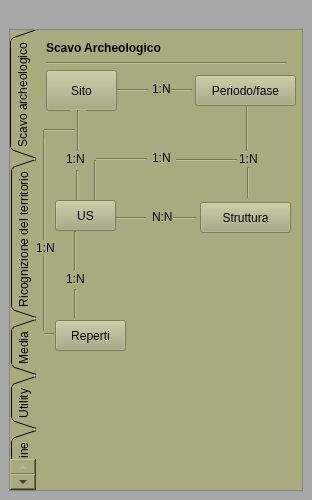
<?xml version="1.0" encoding="UTF-8"?>
<ui version="4.0">
 <class>PyarchinitPlugin</class>
 <widget class="QDockWidget" name="PyarchinitPlugin">
  <property name="geometry">
   <rect>
    <x>0</x>
    <y>0</y>
    <width>312</width>
    <height>500</height>
   </rect>
  </property>
  <property name="windowIcon">
   <iconset resource="resources.qrc">
    <normaloff>:/images/pai_us.png</normaloff>:/images/pai_us.png</iconset>
  </property>
  <property name="styleSheet">
   <string notr="true">background-color: qlineargradient(spread:reflect, x1:0, y1:0, x2:1, y2:0, stop:0 rgba(99, 138, 146, 255), stop:1 rgba(255, 255, 255, 255));
background-color: rgb(112, 112, 84);
background-color: rgb(168, 168, 168);</string>
  </property>
  <property name="locale">
   <locale language="English" country="UnitedStates"/>
  </property>
  <property name="windowTitle">
   <string>pyArchInit - Archaeological Data Management</string>
  </property>
  <widget class="QWidget" name="dockWidgetContents">
   <layout class="QGridLayout" name="gridLayout">
    <item row="1" column="0">
     <widget class="QScrollArea" name="scrollArea">
      <property name="verticalScrollBarPolicy">
       <enum>Qt::ScrollBarAlwaysOff</enum>
      </property>
      <property name="horizontalScrollBarPolicy">
       <enum>Qt::ScrollBarAlwaysOff</enum>
      </property>
      <property name="sizeAdjustPolicy">
       <enum>QAbstractScrollArea::AdjustToContents</enum>
      </property>
      <property name="widgetResizable">
       <bool>true</bool>
      </property>
      <widget class="QWidget" name="scrollAreaWidgetContents">
       <property name="geometry">
        <rect>
         <x>0</x>
         <y>0</y>
         <width>286</width>
         <height>571</height>
        </rect>
       </property>
       <layout class="QGridLayout" name="gridLayout_2">
        <property name="leftMargin">
         <number>0</number>
        </property>
        <property name="topMargin">
         <number>0</number>
        </property>
        <property name="rightMargin">
         <number>0</number>
        </property>
        <property name="bottomMargin">
         <number>0</number>
        </property>
        <item row="0" column="0">
         <widget class="QTabWidget" name="tabWidget">
          <property name="font">
           <font>
            <weight>50</weight>
            <bold>false</bold>
           </font>
          </property>
          <property name="mouseTracking">
           <bool>false</bool>
          </property>
          <property name="focusPolicy">
           <enum>Qt::TabFocus</enum>
          </property>
          <property name="autoFillBackground">
           <bool>false</bool>
          </property>
          <property name="styleSheet">
           <string notr="true">background-color: rgb(170, 170, 127);
border-color: rgb(116, 116, 87);
selection-color: rgb(140, 140, 105);</string>
          </property>
          <property name="tabPosition">
           <enum>QTabWidget::West</enum>
          </property>
          <property name="tabShape">
           <enum>QTabWidget::Triangular</enum>
          </property>
          <property name="currentIndex">
           <number>0</number>
          </property>
          <property name="elideMode">
           <enum>Qt::ElideNone</enum>
          </property>
          <property name="documentMode">
           <bool>true</bool>
          </property>
          <property name="tabsClosable">
           <bool>false</bool>
          </property>
          <property name="movable">
           <bool>false</bool>
          </property>
          <widget class="QWidget" name="services">
           <attribute name="title">
            <string>Scavo archeologico</string>
           </attribute>
           <widget class="QPushButton" name="btnStrutturatable">
            <property name="geometry">
             <rect>
              <x>164</x>
              <y>172</y>
              <width>91</width>
              <height>31</height>
             </rect>
            </property>
            <property name="text">
             <string>Struttura</string>
            </property>
            <property name="icon">
             <iconset resource="resources.qrc">
              <normaloff>:/images/iconStrutt.png</normaloff>:/images/iconStrutt.png</iconset>
            </property>
            <property name="iconSize">
             <size>
              <width>20</width>
              <height>80</height>
             </size>
            </property>
           </widget>
           <widget class="Line" name="line">
            <property name="geometry">
             <rect>
              <x>69</x>
              <y>180</y>
              <width>41</width>
              <height>16</height>
             </rect>
            </property>
            <property name="orientation">
             <enum>Qt::Horizontal</enum>
            </property>
           </widget>
           <widget class="QLabel" name="label">
            <property name="geometry">
             <rect>
              <x>116</x>
              <y>179</y>
              <width>21</width>
              <height>16</height>
             </rect>
            </property>
            <property name="text">
             <string>N:N</string>
            </property>
           </widget>
           <widget class="Line" name="line_2">
            <property name="geometry">
             <rect>
              <x>129</x>
              <y>178</y>
              <width>31</width>
              <height>20</height>
             </rect>
            </property>
            <property name="orientation">
             <enum>Qt::Horizontal</enum>
            </property>
           </widget>
           <widget class="QLabel" name="label_2">
            <property name="geometry">
             <rect>
              <x>116</x>
              <y>51</y>
              <width>21</width>
              <height>16</height>
             </rect>
            </property>
            <property name="text">
             <string>1:N</string>
            </property>
           </widget>
           <widget class="Line" name="line_3">
            <property name="geometry">
             <rect>
              <x>81</x>
              <y>52</y>
              <width>31</width>
              <height>16</height>
             </rect>
            </property>
            <property name="orientation">
             <enum>Qt::Horizontal</enum>
            </property>
           </widget>
           <widget class="Line" name="line_4">
            <property name="geometry">
             <rect>
              <x>135</x>
              <y>50</y>
              <width>21</width>
              <height>20</height>
             </rect>
            </property>
            <property name="orientation">
             <enum>Qt::Horizontal</enum>
            </property>
           </widget>
           <widget class="QLabel" name="label_3">
            <property name="geometry">
             <rect>
              <x>30</x>
              <y>121</y>
              <width>21</width>
              <height>16</height>
             </rect>
            </property>
            <property name="text">
             <string>1:N</string>
            </property>
           </widget>
           <widget class="Line" name="line_5">
            <property name="geometry">
             <rect>
              <x>34</x>
              <y>80</y>
              <width>16</width>
              <height>41</height>
             </rect>
            </property>
            <property name="orientation">
             <enum>Qt::Vertical</enum>
            </property>
           </widget>
           <widget class="Line" name="line_6">
            <property name="geometry">
             <rect>
              <x>33</x>
              <y>140</y>
              <width>16</width>
              <height>31</height>
             </rect>
            </property>
            <property name="orientation">
             <enum>Qt::Vertical</enum>
            </property>
           </widget>
           <widget class="QLabel" name="label_4">
            <property name="geometry">
             <rect>
              <x>203</x>
              <y>121</y>
              <width>21</width>
              <height>16</height>
             </rect>
            </property>
            <property name="text">
             <string>1:N</string>
            </property>
           </widget>
           <widget class="Line" name="line_7">
            <property name="geometry">
             <rect>
              <x>201</x>
              <y>70</y>
              <width>20</width>
              <height>51</height>
             </rect>
            </property>
            <property name="orientation">
             <enum>Qt::Vertical</enum>
            </property>
           </widget>
           <widget class="QLabel" name="label_5">
            <property name="geometry">
             <rect>
              <x>116</x>
              <y>120</y>
              <width>21</width>
              <height>16</height>
             </rect>
            </property>
            <property name="text">
             <string>1:N</string>
            </property>
           </widget>
           <widget class="Line" name="line_10">
            <property name="geometry">
             <rect>
              <x>49</x>
              <y>130</y>
              <width>20</width>
              <height>41</height>
             </rect>
            </property>
            <property name="orientation">
             <enum>Qt::Vertical</enum>
            </property>
           </widget>
           <widget class="Line" name="line_11">
            <property name="geometry">
             <rect>
              <x>60</x>
              <y>121</y>
              <width>51</width>
              <height>16</height>
             </rect>
            </property>
            <property name="orientation">
             <enum>Qt::Horizontal</enum>
            </property>
           </widget>
           <widget class="Line" name="line_12">
            <property name="geometry">
             <rect>
              <x>140</x>
              <y>120</y>
              <width>61</width>
              <height>20</height>
             </rect>
            </property>
            <property name="orientation">
             <enum>Qt::Horizontal</enum>
            </property>
           </widget>
           <widget class="QPushButton" name="btnUStable">
            <property name="geometry">
             <rect>
              <x>19</x>
              <y>170</y>
              <width>61</width>
              <height>31</height>
             </rect>
            </property>
            <property name="text">
             <string>US</string>
            </property>
            <property name="icon">
             <iconset resource="resources.qrc">
              <normaloff>:/images/iconPAI.png</normaloff>:/images/iconPAI.png</iconset>
            </property>
            <property name="iconSize">
             <size>
              <width>25</width>
              <height>25</height>
             </size>
            </property>
           </widget>
           <widget class="Line" name="line_13">
            <property name="geometry">
             <rect>
              <x>31</x>
              <y>201</y>
              <width>16</width>
              <height>41</height>
             </rect>
            </property>
            <property name="orientation">
             <enum>Qt::Vertical</enum>
            </property>
           </widget>
           <widget class="QLabel" name="label_8">
            <property name="geometry">
             <rect>
              <x>30</x>
              <y>241</y>
              <width>21</width>
              <height>16</height>
             </rect>
            </property>
            <property name="text">
             <string>1:N</string>
            </property>
           </widget>
           <widget class="QPushButton" name="btnReptable">
            <property name="geometry">
             <rect>
              <x>19</x>
              <y>290</y>
              <width>71</width>
              <height>31</height>
             </rect>
            </property>
            <property name="styleSheet">
             <string notr="true">background-color: rgb(170, 170, 127);</string>
            </property>
            <property name="text">
             <string>Reperti</string>
            </property>
            <property name="icon">
             <iconset resource="resources.qrc">
              <normaloff>:/images/finds.png</normaloff>:/images/finds.png</iconset>
            </property>
            <property name="iconSize">
             <size>
              <width>25</width>
              <height>25</height>
             </size>
            </property>
           </widget>
           <widget class="Line" name="line_14">
            <property name="geometry">
             <rect>
              <x>38</x>
              <y>259</y>
              <width>3</width>
              <height>29</height>
             </rect>
            </property>
            <property name="orientation">
             <enum>Qt::Vertical</enum>
            </property>
           </widget>
           <widget class="Line" name="line_15">
            <property name="geometry">
             <rect>
              <x>0</x>
              <y>100</y>
              <width>16</width>
              <height>201</height>
             </rect>
            </property>
            <property name="orientation">
             <enum>Qt::Vertical</enum>
            </property>
           </widget>
           <widget class="Line" name="line_16">
            <property name="geometry">
             <rect>
              <x>8</x>
              <y>92</y>
              <width>31</width>
              <height>16</height>
             </rect>
            </property>
            <property name="orientation">
             <enum>Qt::Horizontal</enum>
            </property>
           </widget>
           <widget class="QLabel" name="label_11">
            <property name="geometry">
             <rect>
              <x>10</x>
              <y>10</y>
              <width>241</width>
              <height>16</height>
             </rect>
            </property>
            <property name="font">
             <font>
              <weight>75</weight>
              <bold>true</bold>
             </font>
            </property>
            <property name="text">
             <string>Scavo Archeologico</string>
            </property>
           </widget>
           <widget class="Line" name="line_25">
            <property name="geometry">
             <rect>
              <x>10</x>
              <y>26</y>
              <width>241</width>
              <height>14</height>
             </rect>
            </property>
            <property name="orientation">
             <enum>Qt::Horizontal</enum>
            </property>
           </widget>
           <widget class="QPushButton" name="btnSitotable">
            <property name="geometry">
             <rect>
              <x>10</x>
              <y>40</y>
              <width>71</width>
              <height>41</height>
             </rect>
            </property>
            <property name="sizePolicy">
             <sizepolicy hsizetype="Minimum" vsizetype="Preferred">
              <horstretch>0</horstretch>
              <verstretch>0</verstretch>
             </sizepolicy>
            </property>
            <property name="minimumSize">
             <size>
              <width>0</width>
              <height>0</height>
             </size>
            </property>
            <property name="maximumSize">
             <size>
              <width>16777215</width>
              <height>80</height>
             </size>
            </property>
            <property name="baseSize">
             <size>
              <width>0</width>
              <height>0</height>
             </size>
            </property>
            <property name="text">
             <string>Sito</string>
            </property>
            <property name="icon">
             <iconset resource="resources.qrc">
              <normaloff>:/images/iconSite.png</normaloff>:/images/iconSite.png</iconset>
            </property>
            <property name="iconSize">
             <size>
              <width>20</width>
              <height>100</height>
             </size>
            </property>
           </widget>
           <widget class="QPushButton" name="btnPeriodotable">
            <property name="geometry">
             <rect>
              <x>159</x>
              <y>45</y>
              <width>101</width>
              <height>31</height>
             </rect>
            </property>
            <property name="styleSheet">
             <string notr="true"/>
            </property>
            <property name="text">
             <string>Periodo/fase</string>
            </property>
            <property name="icon">
             <iconset resource="resources.qrc">
              <normaloff>:/images/iconPER.png</normaloff>:/images/iconPER.png</iconset>
            </property>
            <property name="iconSize">
             <size>
              <width>20</width>
              <height>20</height>
             </size>
            </property>
           </widget>
           <widget class="Line" name="line_28">
            <property name="geometry">
             <rect>
              <x>204</x>
              <y>137</y>
              <width>16</width>
              <height>31</height>
             </rect>
            </property>
            <property name="orientation">
             <enum>Qt::Vertical</enum>
            </property>
           </widget>
           <widget class="Line" name="line_8">
            <property name="geometry">
             <rect>
              <x>8</x>
              <y>296</y>
              <width>10</width>
              <height>16</height>
             </rect>
            </property>
            <property name="orientation">
             <enum>Qt::Horizontal</enum>
            </property>
           </widget>
           <widget class="QLabel" name="label_14">
            <property name="geometry">
             <rect>
              <x>0</x>
              <y>210</y>
              <width>21</width>
              <height>16</height>
             </rect>
            </property>
            <property name="text">
             <string>1:N</string>
            </property>
           </widget>
           <zorder>line_8</zorder>
           <zorder>line_2</zorder>
           <zorder>btnSitotable</zorder>
           <zorder>line_11</zorder>
           <zorder>line_7</zorder>
           <zorder>line</zorder>
           <zorder>label</zorder>
           <zorder>label_2</zorder>
           <zorder>line_3</zorder>
           <zorder>line_4</zorder>
           <zorder>label_3</zorder>
           <zorder>line_5</zorder>
           <zorder>line_6</zorder>
           <zorder>label_4</zorder>
           <zorder>label_5</zorder>
           <zorder>line_10</zorder>
           <zorder>line_12</zorder>
           <zorder>line_13</zorder>
           <zorder>label_8</zorder>
           <zorder>line_14</zorder>
           <zorder>line_15</zorder>
           <zorder>line_16</zorder>
           <zorder>line_25</zorder>
           <zorder>btnPeriodotable</zorder>
           <zorder>line_28</zorder>
           <zorder>btnStrutturatable</zorder>
           <zorder>btnUStable</zorder>
           <zorder>btnReptable</zorder>
           <zorder>label_14</zorder>
           <zorder>label_11</zorder>
          </widget>
          <widget class="QWidget" name="tab">
           <attribute name="title">
            <string>Ricognizione del territorio</string>
           </attribute>
           <widget class="Line" name="line_18">
            <property name="geometry">
             <rect>
              <x>111</x>
              <y>90</y>
              <width>16</width>
              <height>41</height>
             </rect>
            </property>
            <property name="orientation">
             <enum>Qt::Vertical</enum>
            </property>
           </widget>
           <widget class="QLabel" name="label_9">
            <property name="geometry">
             <rect>
              <x>110</x>
              <y>131</y>
              <width>21</width>
              <height>16</height>
             </rect>
            </property>
            <property name="text">
             <string>1:N</string>
            </property>
           </widget>
           <widget class="Line" name="line_19">
            <property name="geometry">
             <rect>
              <x>107</x>
              <y>270</y>
              <width>16</width>
              <height>31</height>
             </rect>
            </property>
            <property name="orientation">
             <enum>Qt::Vertical</enum>
            </property>
           </widget>
           <widget class="Line" name="line_20">
            <property name="geometry">
             <rect>
              <x>108</x>
              <y>210</y>
              <width>16</width>
              <height>41</height>
             </rect>
            </property>
            <property name="orientation">
             <enum>Qt::Vertical</enum>
            </property>
           </widget>
           <widget class="QPushButton" name="btnReptable_2">
            <property name="geometry">
             <rect>
              <x>96</x>
              <y>300</y>
              <width>71</width>
              <height>31</height>
             </rect>
            </property>
            <property name="styleSheet">
             <string notr="true">background-color: rgb(170, 170, 127);</string>
            </property>
            <property name="text">
             <string>Reperti</string>
            </property>
            <property name="icon">
             <iconset resource="resources.qrc">
              <normaloff>:/images/finds.png</normaloff>:/images/finds.png</iconset>
            </property>
            <property name="iconSize">
             <size>
              <width>25</width>
              <height>25</height>
             </size>
            </property>
           </widget>
           <widget class="Line" name="line_21">
            <property name="geometry">
             <rect>
              <x>77</x>
              <y>110</y>
              <width>16</width>
              <height>201</height>
             </rect>
            </property>
            <property name="orientation">
             <enum>Qt::Vertical</enum>
            </property>
           </widget>
           <widget class="QPushButton" name="btnUTtable">
            <property name="geometry">
             <rect>
              <x>90</x>
              <y>180</y>
              <width>61</width>
              <height>31</height>
             </rect>
            </property>
            <property name="text">
             <string>UT</string>
            </property>
            <property name="icon">
             <iconset resource="resources.qrc">
              <normaloff>:/images/iconUT.png</normaloff>:/images/iconUT.png</iconset>
            </property>
            <property name="iconSize">
             <size>
              <width>25</width>
              <height>25</height>
             </size>
            </property>
           </widget>
           <widget class="QLabel" name="label_10">
            <property name="geometry">
             <rect>
              <x>107</x>
              <y>251</y>
              <width>21</width>
              <height>16</height>
             </rect>
            </property>
            <property name="text">
             <string>1:N</string>
            </property>
           </widget>
           <widget class="QPushButton" name="btnSitotable_2">
            <property name="geometry">
             <rect>
              <x>87</x>
              <y>50</y>
              <width>71</width>
              <height>41</height>
             </rect>
            </property>
            <property name="sizePolicy">
             <sizepolicy hsizetype="Minimum" vsizetype="Preferred">
              <horstretch>0</horstretch>
              <verstretch>0</verstretch>
             </sizepolicy>
            </property>
            <property name="minimumSize">
             <size>
              <width>0</width>
              <height>0</height>
             </size>
            </property>
            <property name="maximumSize">
             <size>
              <width>16777215</width>
              <height>80</height>
             </size>
            </property>
            <property name="baseSize">
             <size>
              <width>0</width>
              <height>0</height>
             </size>
            </property>
            <property name="text">
             <string>Sito</string>
            </property>
            <property name="icon">
             <iconset resource="resources.qrc">
              <normaloff>:/images/iconSite.png</normaloff>:/images/iconSite.png</iconset>
            </property>
            <property name="iconSize">
             <size>
              <width>20</width>
              <height>100</height>
             </size>
            </property>
           </widget>
           <widget class="Line" name="line_22">
            <property name="geometry">
             <rect>
              <x>85</x>
              <y>102</y>
              <width>31</width>
              <height>16</height>
             </rect>
            </property>
            <property name="orientation">
             <enum>Qt::Horizontal</enum>
            </property>
           </widget>
           <widget class="Line" name="line_23">
            <property name="geometry">
             <rect>
              <x>110</x>
              <y>150</y>
              <width>16</width>
              <height>31</height>
             </rect>
            </property>
            <property name="orientation">
             <enum>Qt::Vertical</enum>
            </property>
           </widget>
           <widget class="Line" name="line_24">
            <property name="geometry">
             <rect>
              <x>85</x>
              <y>304</y>
              <width>11</width>
              <height>16</height>
             </rect>
            </property>
            <property name="orientation">
             <enum>Qt::Horizontal</enum>
            </property>
           </widget>
           <widget class="QLabel" name="label_12">
            <property name="geometry">
             <rect>
              <x>9</x>
              <y>10</y>
              <width>241</width>
              <height>16</height>
             </rect>
            </property>
            <property name="font">
             <font>
              <weight>75</weight>
              <bold>true</bold>
             </font>
            </property>
            <property name="text">
             <string>Ricognizione del territorio</string>
            </property>
           </widget>
           <widget class="Line" name="line_26">
            <property name="geometry">
             <rect>
              <x>9</x>
              <y>26</y>
              <width>241</width>
              <height>16</height>
             </rect>
            </property>
            <property name="orientation">
             <enum>Qt::Horizontal</enum>
            </property>
           </widget>
           <zorder>line_26</zorder>
           <zorder>line_18</zorder>
           <zorder>line_24</zorder>
           <zorder>label_9</zorder>
           <zorder>line_19</zorder>
           <zorder>line_20</zorder>
           <zorder>btnReptable_2</zorder>
           <zorder>line_21</zorder>
           <zorder>btnUTtable</zorder>
           <zorder>label_10</zorder>
           <zorder>btnSitotable_2</zorder>
           <zorder>line_22</zorder>
           <zorder>line_23</zorder>
           <zorder>label_12</zorder>
          </widget>
          <widget class="QWidget" name="tab_2">
           <attribute name="title">
            <string>Media</string>
           </attribute>
           <widget class="Line" name="line_9">
            <property name="geometry">
             <rect>
              <x>200</x>
              <y>82</y>
              <width>16</width>
              <height>41</height>
             </rect>
            </property>
            <property name="orientation">
             <enum>Qt::Vertical</enum>
            </property>
           </widget>
           <widget class="QPushButton" name="btnUStable_2">
            <property name="geometry">
             <rect>
              <x>180</x>
              <y>50</y>
              <width>61</width>
              <height>31</height>
             </rect>
            </property>
            <property name="text">
             <string>US</string>
            </property>
            <property name="icon">
             <iconset resource="resources.qrc">
              <normaloff>:/images/iconPAI.png</normaloff>:/images/iconPAI.png</iconset>
            </property>
            <property name="iconSize">
             <size>
              <width>25</width>
              <height>25</height>
             </size>
            </property>
           </widget>
           <widget class="Line" name="line_30">
            <property name="geometry">
             <rect>
              <x>125</x>
              <y>136</y>
              <width>16</width>
              <height>41</height>
             </rect>
            </property>
            <property name="orientation">
             <enum>Qt::Vertical</enum>
            </property>
           </widget>
           <widget class="QLabel" name="label_17">
            <property name="geometry">
             <rect>
              <x>124</x>
              <y>119</y>
              <width>21</width>
              <height>16</height>
             </rect>
            </property>
            <property name="text">
             <string>N:N</string>
            </property>
           </widget>
           <widget class="QPushButton" name="btnReptable_3">
            <property name="geometry">
             <rect>
              <x>20</x>
              <y>50</y>
              <width>71</width>
              <height>31</height>
             </rect>
            </property>
            <property name="styleSheet">
             <string notr="true">background-color: rgb(170, 170, 127);</string>
            </property>
            <property name="text">
             <string>Reperti</string>
            </property>
            <property name="icon">
             <iconset resource="resources.qrc">
              <normaloff>:/images/finds.png</normaloff>:/images/finds.png</iconset>
            </property>
            <property name="iconSize">
             <size>
              <width>25</width>
              <height>25</height>
             </size>
            </property>
           </widget>
           <widget class="Line" name="line_31">
            <property name="geometry">
             <rect>
              <x>147</x>
              <y>116</y>
              <width>61</width>
              <height>20</height>
             </rect>
            </property>
            <property name="orientation">
             <enum>Qt::Horizontal</enum>
            </property>
           </widget>
           <widget class="Line" name="line_32">
            <property name="geometry">
             <rect>
              <x>50</x>
              <y>82</y>
              <width>16</width>
              <height>41</height>
             </rect>
            </property>
            <property name="orientation">
             <enum>Qt::Vertical</enum>
            </property>
           </widget>
           <widget class="Line" name="line_33">
            <property name="geometry">
             <rect>
              <x>58</x>
              <y>118</y>
              <width>61</width>
              <height>16</height>
             </rect>
            </property>
            <property name="orientation">
             <enum>Qt::Horizontal</enum>
            </property>
           </widget>
           <widget class="QPushButton" name="btnMedtable">
            <property name="geometry">
             <rect>
              <x>93</x>
              <y>180</y>
              <width>81</width>
              <height>31</height>
             </rect>
            </property>
            <property name="styleSheet">
             <string notr="true">background-color: rgb(170, 170, 127);</string>
            </property>
            <property name="text">
             <string>Media</string>
            </property>
            <property name="icon">
             <iconset resource="resources.qrc">
              <normaloff>:/images/photo.png</normaloff>:/images/photo.png</iconset>
            </property>
            <property name="iconSize">
             <size>
              <width>25</width>
              <height>25</height>
             </size>
            </property>
           </widget>
           <widget class="QPushButton" name="btnExptable">
            <property name="geometry">
             <rect>
              <x>68</x>
              <y>259</y>
              <width>131</width>
              <height>31</height>
             </rect>
            </property>
            <property name="styleSheet">
             <string notr="true">background-color: rgb(170, 170, 127);</string>
            </property>
            <property name="text">
             <string>Esportazione Media</string>
            </property>
            <property name="icon">
             <iconset resource="resources.qrc">
              <normaloff>:/images/directoryExp.png</normaloff>:/images/directoryExp.png</iconset>
            </property>
            <property name="iconSize">
             <size>
              <width>25</width>
              <height>25</height>
             </size>
            </property>
           </widget>
           <widget class="Line" name="line_34">
            <property name="geometry">
             <rect>
              <x>125</x>
              <y>214</y>
              <width>16</width>
              <height>41</height>
             </rect>
            </property>
            <property name="orientation">
             <enum>Qt::Vertical</enum>
            </property>
           </widget>
           <zorder>btnUStable_2</zorder>
           <zorder>line_30</zorder>
           <zorder>label_17</zorder>
           <zorder>btnReptable_3</zorder>
           <zorder>line_31</zorder>
           <zorder>line_9</zorder>
           <zorder>line_32</zorder>
           <zorder>line_33</zorder>
           <zorder>btnMedtable</zorder>
           <zorder>btnExptable</zorder>
           <zorder>line_34</zorder>
          </widget>
          <widget class="QWidget" name="tab_3">
           <attribute name="title">
            <string>Utility</string>
           </attribute>
           <widget class="QPushButton" name="btnPDFmen">
            <property name="geometry">
             <rect>
              <x>90</x>
              <y>10</y>
              <width>81</width>
              <height>31</height>
             </rect>
            </property>
            <property name="styleSheet">
             <string notr="true">background-color: rgb(170, 170, 127);</string>
            </property>
            <property name="text">
             <string>PDF EXP</string>
            </property>
            <property name="icon">
             <iconset resource="resources.qrc">
              <normaloff>:/images/pdf-icon.png</normaloff>:/images/pdf-icon.png</iconset>
            </property>
            <property name="iconSize">
             <size>
              <width>25</width>
              <height>25</height>
             </size>
            </property>
           </widget>
          </widget>
          <widget class="QWidget" name="account">
           <attribute name="title">
            <string>Supporto online</string>
           </attribute>
           <widget class="QLabel" name="label_7">
            <property name="geometry">
             <rect>
              <x>20</x>
              <y>70</y>
              <width>221</width>
              <height>311</height>
             </rect>
            </property>
            <property name="text">
             <string>&lt;!DOCTYPE HTML PUBLIC &quot;-//W3C//DTD HTML 4.0//EN&quot; &quot;http://www.w3.org/TR/REC-html40/strict.dtd&quot;&gt;
&lt;html&gt;&lt;head&gt;&lt;meta name=&quot;qrichtext&quot; content=&quot;1&quot; /&gt;&lt;style type=&quot;text/css&quot;&gt;
p, li { white-space: pre-wrap; }
&lt;/style&gt;&lt;/head&gt;&lt;body style=&quot; font-family:'MS Shell Dlg 2'; font-size:8.25pt; font-weight:400; font-style:normal;&quot;&gt;
&lt;p style=&quot; margin-top:0px; margin-bottom:0px; margin-left:0px; margin-right:0px; -qt-block-indent:0; text-indent:0px;&quot;&gt;&lt;span style=&quot; font-family:'Sans Serif'; font-size:11pt; font-weight:600; color:#aa0000;&quot;&gt;pyArchInit Support&lt;/span&gt;&lt;/p&gt;
&lt;p style=&quot;-qt-paragraph-type:empty; margin-top:0px; margin-bottom:0px; margin-left:0px; margin-right:0px; -qt-block-indent:0; text-indent:0px; font-family:'Sans Serif'; font-size:9pt;&quot;&gt;&lt;/p&gt;
&lt;p style=&quot; margin-top:0px; margin-bottom:0px; margin-left:0px; margin-right:0px; -qt-block-indent:0; text-indent:0px;&quot;&gt;&lt;span style=&quot; font-family:'Sans Serif'; font-size:9pt;&quot;&gt;&lt;br /&gt;&lt;/span&gt;&lt;/p&gt;
&lt;p style=&quot; margin-top:0px; margin-bottom:0px; margin-left:0px; margin-right:0px; -qt-block-indent:0; text-indent:0px;&quot;&gt;&lt;span style=&quot; font-family:'Sans Serif'; font-size:9pt;&quot;&gt;Sito ufficiale&lt;/span&gt;&lt;/p&gt;
&lt;p style=&quot; margin-top:0px; margin-bottom:0px; margin-left:0px; margin-right:0px; -qt-block-indent:0; text-indent:0px;&quot;&gt;&lt;a href=&quot;https://sites.google.com/site/pyarchinit/&quot;&gt;&lt;span style=&quot; font-size:8pt; text-decoration: underline; color:#0000ff;&quot;&gt;https://sites.google.com/site/pyarchinit/&lt;/span&gt;&lt;/a&gt;&lt;/p&gt;
&lt;p style=&quot;-qt-paragraph-type:empty; margin-top:0px; margin-bottom:0px; margin-left:0px; margin-right:0px; -qt-block-indent:0; text-indent:0px; font-size:8pt; text-decoration: underline; color:#0000ff;&quot;&gt;&lt;/p&gt;
&lt;p style=&quot; margin-top:0px; margin-bottom:0px; margin-left:0px; margin-right:0px; -qt-block-indent:0; text-indent:0px;&quot;&gt;&lt;span style=&quot; font-size:8pt; text-decoration: underline; color:#0000ff;&quot;&gt;&lt;br /&gt;&lt;/span&gt;&lt;/p&gt;
&lt;p style=&quot; margin-top:0px; margin-bottom:0px; margin-left:0px; margin-right:0px; -qt-block-indent:0; text-indent:0px;&quot;&gt;&lt;span style=&quot; font-family:'Sans Serif'; font-size:9pt;&quot;&gt;Blog&lt;/span&gt;&lt;/p&gt;
&lt;p style=&quot; margin-top:0px; margin-bottom:0px; margin-left:0px; margin-right:0px; -qt-block-indent:0; text-indent:0px;&quot;&gt;&lt;a href=&quot;http://pyarchinit.blogspot.it/&quot;&gt;&lt;span style=&quot; font-size:8pt; text-decoration: underline; color:#0000ff;&quot;&gt;http://pyarchinit.blogspot.it/&lt;/span&gt;&lt;/a&gt;&lt;/p&gt;
&lt;p style=&quot;-qt-paragraph-type:empty; margin-top:0px; margin-bottom:0px; margin-left:0px; margin-right:0px; -qt-block-indent:0; text-indent:0px; font-size:8pt; text-decoration: underline; color:#0000ff;&quot;&gt;&lt;/p&gt;
&lt;p style=&quot; margin-top:0px; margin-bottom:0px; margin-left:0px; margin-right:0px; -qt-block-indent:0; text-indent:0px;&quot;&gt;&lt;span style=&quot; font-size:8pt; text-decoration: underline; color:#0000ff;&quot;&gt;&lt;br /&gt;&lt;/span&gt;&lt;/p&gt;
&lt;p style=&quot; margin-top:0px; margin-bottom:0px; margin-left:0px; margin-right:0px; -qt-block-indent:0; text-indent:0px;&quot;&gt;&lt;span style=&quot; font-family:'Sans Serif'; font-size:9pt;&quot;&gt;Github repository&lt;/span&gt;&lt;/p&gt;
&lt;p style=&quot; margin-top:0px; margin-bottom:0px; margin-left:0px; margin-right:0px; -qt-block-indent:0; text-indent:0px;&quot;&gt;&lt;a href=&quot;https://github.com/pyarchinit/&quot;&gt;&lt;span style=&quot; font-size:8pt; text-decoration: underline; color:#0000ff;&quot;&gt;https://github.com/pyarchinit/&lt;/span&gt;&lt;/a&gt;&lt;/p&gt;
&lt;p style=&quot;-qt-paragraph-type:empty; margin-top:0px; margin-bottom:0px; margin-left:0px; margin-right:0px; -qt-block-indent:0; text-indent:0px; font-size:8pt; text-decoration: underline; color:#0000ff;&quot;&gt;&lt;/p&gt;
&lt;p style=&quot;-qt-paragraph-type:empty; margin-top:0px; margin-bottom:0px; margin-left:0px; margin-right:0px; -qt-block-indent:0; text-indent:0px; font-size:8pt; text-decoration: underline; color:#0000ff;&quot;&gt;&lt;/p&gt;
&lt;p style=&quot; margin-top:0px; margin-bottom:0px; margin-left:0px; margin-right:0px; -qt-block-indent:0; text-indent:0px;&quot;&gt;&lt;span style=&quot; font-family:'Sans Serif'; font-size:9pt;&quot;&gt;Online mailing list&lt;/span&gt;&lt;/p&gt;
&lt;p style=&quot; margin-top:0px; margin-bottom:0px; margin-left:0px; margin-right:0px; -qt-block-indent:0; text-indent:0px;&quot;&gt;&lt;a href=&quot;pyarchinit-users@googlegroups.com&quot;&gt;&lt;span style=&quot; text-decoration: underline; color:#0000ff;&quot;&gt;pyarchinit-users@googlegroups.com&lt;/span&gt;&lt;/a&gt;&lt;/p&gt;&lt;/body&gt;&lt;/html&gt;</string>
            </property>
            <property name="alignment">
             <set>Qt::AlignCenter</set>
            </property>
            <property name="openExternalLinks">
             <bool>true</bool>
            </property>
           </widget>
           <widget class="QLabel" name="label_13">
            <property name="geometry">
             <rect>
              <x>10</x>
              <y>11</y>
              <width>151</width>
              <height>16</height>
             </rect>
            </property>
            <property name="font">
             <font>
              <weight>75</weight>
              <bold>true</bold>
             </font>
            </property>
            <property name="text">
             <string>Supporto online</string>
            </property>
           </widget>
           <widget class="Line" name="line_27">
            <property name="geometry">
             <rect>
              <x>10</x>
              <y>26</y>
              <width>241</width>
              <height>16</height>
             </rect>
            </property>
            <property name="orientation">
             <enum>Qt::Horizontal</enum>
            </property>
           </widget>
           <zorder>line_27</zorder>
           <zorder>label_7</zorder>
           <zorder>label_13</zorder>
          </widget>
         </widget>
        </item>
       </layout>
      </widget>
     </widget>
    </item>
    <item row="0" column="0">
     <widget class="QLabel" name="label_6">
      <property name="text">
       <string/>
      </property>
      <property name="pixmap">
       <pixmap resource="resources.qrc">:/images/sfondo.png</pixmap>
      </property>
     </widget>
    </item>
   </layout>
  </widget>
 </widget>
 <resources>
  <include location="resources.qrc"/>
 </resources>
 <connections/>
</ui>
